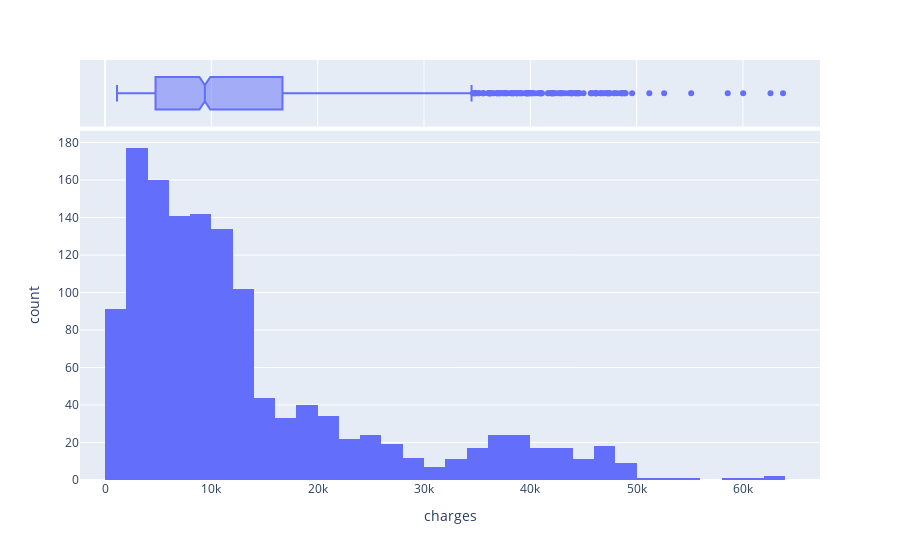

The code cell stored with this chart in its notebook:
### Code cell
fig =px.histogram(df_final, x='charges', marginal='box')
fig.show()

### Figure 1 — Plotly figure (JSON) as saved in the notebook; plotly's stock layout.template omitted (floating-point values rounded to 4 significant figures; data arrays with more than 128 entries replaced by an {"elided": "..."} marker saying what was removed)
{"data": [{"alignmentgroup": "True", "bingroup": "x", "hovertemplate": "charges=%{x}<br>count=%{y}<extra></extra>", "legendgroup": "", "marker": {"color": "#636efa", "pattern": {"shape": ""}}, "name": "", "offsetgroup": "", "orientation": "v", "showlegend": false, "type": "histogram", "x": {"elided": "1338 float values"}, "xaxis": "x", "yaxis": "y"}, {"alignmentgroup": "True", "hovertemplate": "charges=%{x}<extra></extra>", "legendgroup": "", "marker": {"color": "#636efa"}, "name": "", "notched": true, "offsetgroup": "", "showlegend": false, "type": "box", "x": {"elided": "1338 float values"}, "xaxis": "x2", "yaxis": "y2"}], "layout": {"barmode": "relative", "legend": {"tracegroupgap": 0}, "margin": {"t": 60}, "xaxis": {"anchor": "y", "domain": [0, 1], "title": {"text": "charges"}}, "xaxis2": {"anchor": "y2", "domain": [0, 1], "matches": "x", "showgrid": true, "showticklabels": false}, "yaxis": {"anchor": "x", "domain": [0, 0.8316], "title": {"text": "count"}}, "yaxis2": {"anchor": "x2", "domain": [0.8416, 1], "matches": "y2", "showgrid": false, "showline": false, "showticklabels": false, "ticks": ""}}}
